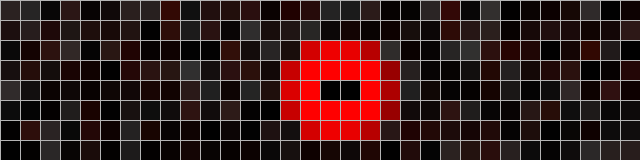
Frame 1 (no input)
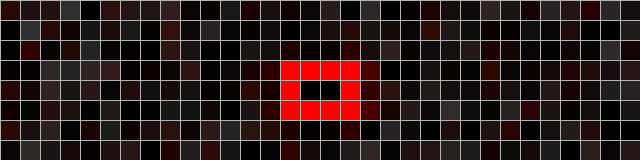
Frame 60 (the mouse pressed at the canvas centre just before this capture)
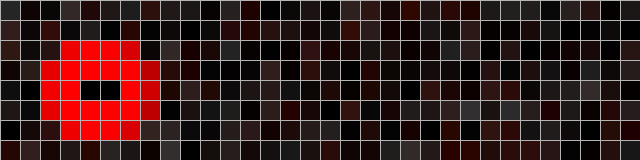
Frame 120 (the mouse held since frame 60 and released just before this capture)

The Processing sketch that drew these frames (run headless with seeded random() and noise(); from frame 60 on, the mouse is pressed at the canvas centre):

// Processing sketch: sauron1
// ── sauron1.pde
int cols = 32;
int rows = 8;
int cellSize = 20;

float movementSpeed = 0.03;   // Adjust the speed at which the dot moves
float stopTime = 3.0;         // Adjust the time the dot stops for (in seconds)
float pulseSpeed = 0.05;      // Adjust the speed of the pulsing glow
float trailLength = 50;       // Adjust the length of the trail
float trailBrightness = 0;   // Adjust the brightness of the trail
float movementRange = 64;     // Adjust the range of movement

float dotX;
float targetX;
float trailEndX;
int stopFrame;

void settings() {
  size(cols * cellSize, rows * cellSize);
}

void setup() {
  colorMode(HSB, 360, 100, 100);
  stroke(255);
  fill(255);

  dotX = cols / 2.0;
  targetX = random(cols / 2 - movementRange / 2, cols / 2 + movementRange / 2);
  trailEndX = dotX;
  stopFrame = floor(random(60 * stopTime));
}

void draw() {
  // Clear the screen at the start of each frame
  fill(0);
  rect(0, 0, width, height);

  // Create a flickering faint red and black static background
  for (int i = 0; i < cols; i++) {
    for (int j = 0; j < rows; j++) {
      fill(random(10), random(100), random(20));
      rect(i * cellSize, j * cellSize, cellSize, cellSize);
    }
  }

  if (frameCount % stopFrame == 0) {
    targetX = random(cols / 2 - movementRange / 2, cols / 2 + movementRange / 2);
    stopFrame = floor(random(60 * stopTime));
  }

  dotX = lerp(dotX, targetX, movementSpeed);

  if (abs(dotX - targetX) < 0.1) {
    trailEndX = lerp(trailEndX, dotX, pulseSpeed);
  }

  for (int i = 0; i < cols; i++) {
    for (int j = 0; j < rows; j++) {
      float d = dist(i, j, dotX, rows / 2);
      if (d < 1) {
        fill(0);
        rect(i * cellSize, j * cellSize, cellSize, cellSize);
      } else if (d < 2) {
        fill(0, 100, 100);
        rect(i * cellSize, j * cellSize, cellSize, cellSize);
      } else if (d < 3) {
        float b = map(sin(frameCount * pulseSpeed + d), -1, 1, 0, 100);
        fill(0, 100, b);
        rect(i * cellSize, j * cellSize, cellSize, cellSize);
      } else if (i > trailEndX && i < dotX) {
        fill(0, 100, trailBrightness);
        rect(i * cellSize, j * cellSize, cellSize, cellSize);
      }
    }
  }
}
